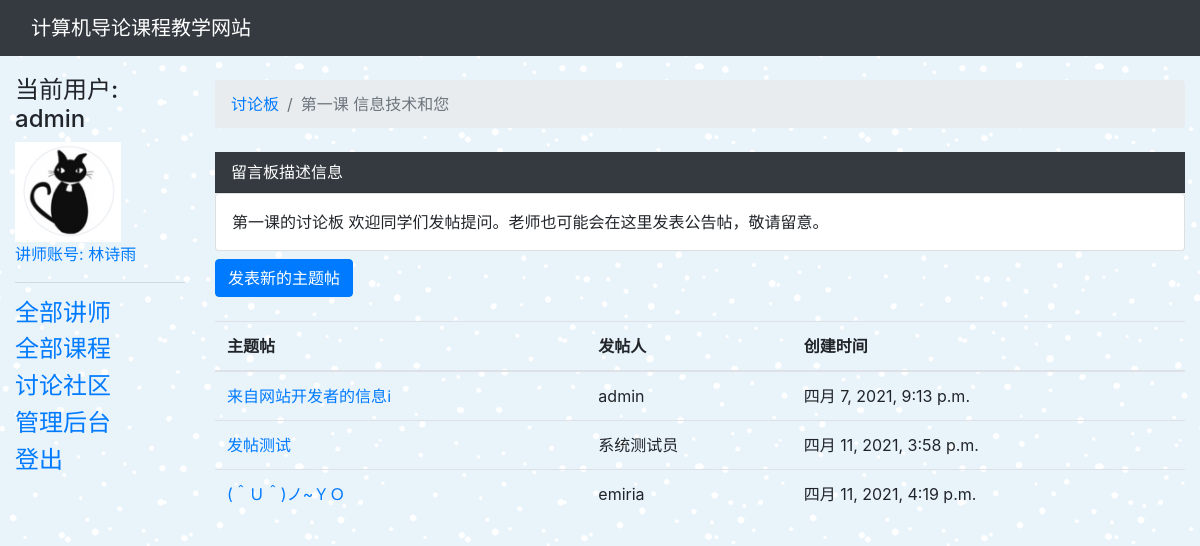
The page /discussboard/board/4 (signed in) on the database its author committed.
### siteindex/models.py (models this page shows, shortened)
class Lecturer(models.Model):
    name = models.CharField(max_length=100)
    title = models.CharField(max_length=100)
    college = models.CharField(max_length=100)
    intro = models.TextField(max_length=10000, null=True,
                             blank=True, help_text='讲师简介')
    avatar = models.ImageField(upload_to='avatars', blank=True, null=True)
    user = models.OneToOneField(
        User, blank=True, null=True, related_name='lecturer', on_delete=models.CASCADE)
    def avatar_url(self):
        if self.avatar and hasattr(self.avatar, 'url'):
            return self.avatar.url
        else:
            return '/media/defaultavatar.png'
    class Meta:
        ordering = ['name']

class Lesson(models.Model):
    title = models.CharField(max_length=200)
    lecturer = models.ForeignKey(
        Lecturer, on_delete=models.SET_NULL, null=True)
    summary = models.TextField(max_length=1000, help_text='输入该节课程的简介')
    date_of_release = models.DateField(null=True, blank=True)
    precondition = models.OneToOneField(
        "Lesson", blank=True, null=True, related_name='precond_of', on_delete=models.CASCADE)
    video = models.FileField(upload_to='videos', blank=True, null=True)
    image_1 = models.ImageField(upload_to='images', blank=True, null=True)
    parag_1 = models.TextField(max_length=100000, help_text='正文第一段', null=True)
    image_2 = models.ImageField(upload_to='images', blank=True, null=True)
    parag_2 = models.TextField(
        max_length=100000, help_text='正文第二段', null=True, blank=True)
    image_3 = models.ImageField(upload_to='images', blank=True, null=True)
    parag_3 = models.TextField(
        max_length=100000, help_text='正文第三段', null=True, blank=True)
    def __str__(self):
        return self.title

### discussboard/models.py (models this page shows, shortened)
class Board(models.Model):
    lesson = models.OneToOneField(
        Lesson, blank=True, null=True, related_name='board', on_delete=models.CASCADE)
    description = models.CharField(max_length=1000)
    def __str__(self):
        return f"{self.lesson}"

class Topic(models.Model):
    subject = models.CharField(max_length=200)
    created_at = models.DateTimeField(auto_now_add=True)
    board = models.ForeignKey(
        Board, related_name='topics', on_delete=models.CASCADE)
    starter = models.ForeignKey(
        User, related_name='topics', on_delete=models.CASCADE)

### discussboard/views.py (the view)
# urls.py: path('board/<int:pk>', views.board_topics, name='board-topics'),
def board_topics(request, pk):
    board = get_object_or_404(Board, pk=pk)
    return render(request, 'discussboard/topics.html', {'board': board})

### discussboard/templates/discussboard/topics.html
{% extends 'base_generic.html' %}
{% block breadcrumb %}
    <li class="breadcrumb-item"><a href="{% url 'board-home-view' %}">讨论板</a></li>
    <li class="breadcrumb-item active">{{ board }}</li>
{% endblock %}
{% block content %}
    <div class="card-header text-white bg-dark py-2 px-3">留言板描述信息</div>
    <div class="card mb-2">
      <div class="card-body p-3">
        <div class="row">
          <div class="col-10">
            {{ board.description }}
          </div>
        </div>
      </div>
    </div>
    <div class="mb-4">
        <a href="{% url 'new-topic' board.pk %}" class="btn btn-primary">发表新的主题帖</a>
    </div>
    <table class="table">
        <thead class="thead-inverse">
        <tr>
            <th>主题帖</th>
            <th>发帖人</th>
            <th>创建时间</th>
        </tr>
        </thead>
        <tbody>
        {% for topic in board.topics.all %}
            <tr>
            <td><a href="{% url 'topic-posts' board.pk topic.pk %}">{{ topic.subject }}</a></td>
            <td>{{ topic.starter.username }}</td>
            <td>{{ topic.created_at }}</td>
            </tr>
        {% endfor %}
        </tbody>
    </table>
{% endblock %}

### siteindex/templates/base_generic.html (shortened to what this page needs)
<!DOCTYPE html>
<html lang="zh-cmn-Hans">
<head>
    {% load static %}
    <link rel="stylesheet" href="{% static 'css/styles.css' %}">
    <link rel="stylesheet" href="{% static 'css/bootstrap.min.css' %}">
</head>
<body>
    <nav class="navbar navbar-expand-lg navbar-dark bg-dark">
      <div class="container-fluid">
        <a class="navbar-brand" href="{% url 'index' %}">计算机导论课程教学网站</a>
      </div>
    </nav>
    <div class="container-fluid">
        <div class="row">
            <div class="col-sm-2">
                {% block sidebar %}
                <ul class="sidebar-nav">
                    {% if user.is_authenticated %}
                        <h4>当前用户: {{ user.get_username }}</h4>
                            {% if user.lecturer %}
                                <img src="{{ user.lecturer.avatar_url }}" style="height:100px;"><br>
                                <a href="{% url 'lecturer-detail' user.lecturer.pk %}">讲师账号: {{ user.lecturer.name }}</a><hr>
                                <h4><a href="{% url 'lecturers' %}">全部讲师</a></h4>
                                <h4><a href="{% url 'lessons' %}">全部课程</a></h4>
                                <h4><a href="{% url 'board-home-view' %}">讨论社区</a></h4>
                                {% if user.is_staff %}
                                <h4><a href="{% url 'admin:index' %}">管理后台</a></h4>
                                {% endif %}
                            {% else %}
                                <h4><a href="{% url 'lecturers' %}">全部讲师</a></h4>
                                <h4><a href="{% url 'lessons' %}">全部课程</a></h4>
                                <h4><a href="{% url 'board-home-view' %}">讨论社区</a></h4>
                                <h4><a href="{% url 'quiz-list-view' %}">测验列表</a></h4>
                                <h4><a href="{% url 'my-results' %}">我的成绩记录</a></h4>
                            {% endif %}
                        <h4><a href="{% url 'logout'%}">登出</a></h4>
                    {% else %}
                        <h4><a href="{% url 'login'%}?next={{request.path}}">登录</a></h4>
                        <h4><a href="{% url 'register'%}?next={{request.path}}">注册</a></h4>
                    {% endif %}
                </ul>
                {% endblock %}
            </div>
            <div class="col-sm-10 ">
                <ol class="breadcrumb my-4">
                    {% block breadcrumb %}
                    {% endblock %}
                </ol>
                {% block content %}{% endblock %}
            </div>
        </div>
    </div>
</body>
</html>

### siteindex/static/css/styles.css (style rules this page uses)
.sidebar-nav { margin-top: 20px; padding: 0; list-style: none; }

### siteindex/templates/base_generic.html (style rules this page uses)
body { background-image: url(/media/patterns/blue-snow.png); }

### rows shown on the page
Board: lesson.title "第一课 信息技术和您", description "第一课的讨论板 欢迎同学们发帖提问。老师也可能会在这里发表公告帖，敬请留意。"
Topic: subject "来自网站开发者的信息ℹ", starter.username "admin", created_at "四月 7, 2021, 9:13 p.m."
Topic: subject "发帖测试", starter.username "系统测试员", created_at "四月 11, 2021, 3:58 p.m."
Topic: subject "(＾Ｕ＾)ノ~ＹＯ", starter.username "emiria", created_at "四月 11, 2021, 4:19 p.m."

### other values the page prints
{{ user.get_username }} "admin"
{{ user.lecturer.name }} "林诗雨"
